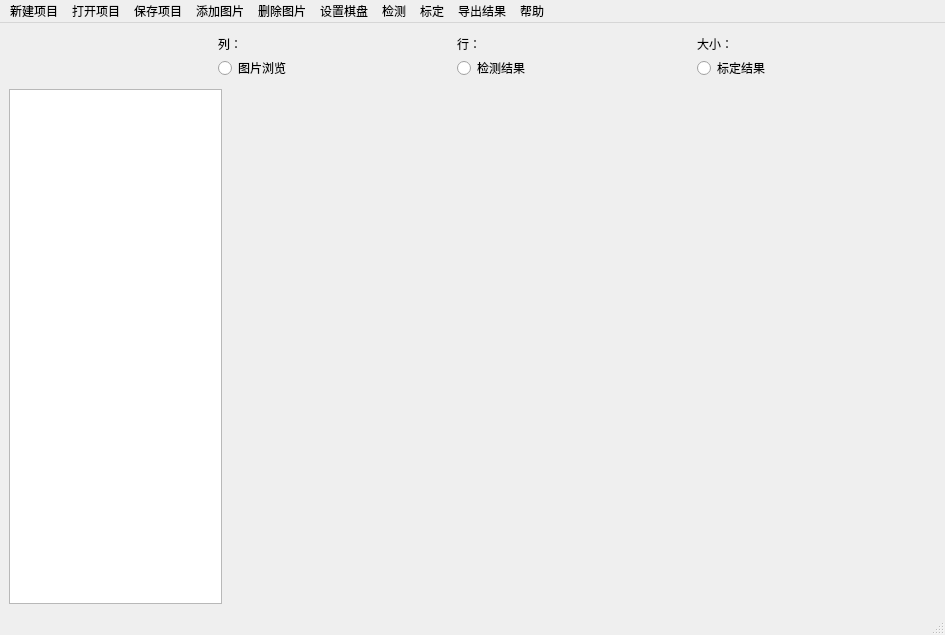
<?xml version="1.0" encoding="UTF-8"?>
<ui version="4.0">
 <class>camera</class>
 <widget class="QMainWindow" name="camera">
  <property name="geometry">
   <rect>
    <x>0</x>
    <y>0</y>
    <width>945</width>
    <height>635</height>
   </rect>
  </property>
  <property name="windowTitle">
   <string>MainWindow</string>
  </property>
  <widget class="QWidget" name="centralwidget">
   <layout class="QVBoxLayout" name="verticalLayout_2">
    <item>
     <layout class="QHBoxLayout" name="horizontalLayout_4" stretch="2,7">
      <item>
       <spacer name="horizontalSpacer">
        <property name="orientation">
         <enum>Qt::Horizontal</enum>
        </property>
        <property name="sizeHint" stdset="0">
         <size>
          <width>40</width>
          <height>20</height>
         </size>
        </property>
       </spacer>
      </item>
      <item>
       <layout class="QVBoxLayout" name="verticalLayout">
        <property name="spacing">
         <number>3</number>
        </property>
        <property name="leftMargin">
         <number>3</number>
        </property>
        <property name="topMargin">
         <number>3</number>
        </property>
        <property name="rightMargin">
         <number>3</number>
        </property>
        <property name="bottomMargin">
         <number>3</number>
        </property>
        <item>
         <layout class="QHBoxLayout" name="horizontalLayout">
          <item>
           <widget class="QLabel" name="label_2">
            <property name="text">
             <string>列：</string>
            </property>
           </widget>
          </item>
          <item>
           <widget class="QLabel" name="label">
            <property name="text">
             <string>行：</string>
            </property>
           </widget>
          </item>
          <item>
           <widget class="QLabel" name="label_3">
            <property name="text">
             <string>大小：</string>
            </property>
           </widget>
          </item>
         </layout>
        </item>
        <item>
         <layout class="QHBoxLayout" name="horizontalLayout_2">
          <item>
           <widget class="QRadioButton" name="radioButton">
            <property name="text">
             <string>图片浏览</string>
            </property>
           </widget>
          </item>
          <item>
           <widget class="QRadioButton" name="radioButton_2">
            <property name="text">
             <string>检测结果</string>
            </property>
           </widget>
          </item>
          <item>
           <widget class="QRadioButton" name="radioButton_3">
            <property name="text">
             <string>标定结果</string>
            </property>
           </widget>
          </item>
         </layout>
        </item>
       </layout>
      </item>
     </layout>
    </item>
    <item>
     <layout class="QHBoxLayout" name="horizontalLayout_3" stretch="3,10">
      <item>
       <widget class="QListWidget" name="ListWidget_imgs"/>
      </item>
      <item>
       <widget class="QLabel" name="imgshow">
        <property name="text">
         <string/>
        </property>
       </widget>
      </item>
     </layout>
    </item>
   </layout>
  </widget>
  <widget class="QStatusBar" name="statusbar"/>
  <widget class="QMenuBar" name="menubar">
   <property name="geometry">
    <rect>
     <x>0</x>
     <y>0</y>
     <width>945</width>
     <height>28</height>
    </rect>
   </property>
   <widget class="QMenu" name="newpro_flag">
    <property name="title">
     <string>新建项目</string>
    </property>
    <addaction name="action"/>
   </widget>
   <widget class="QMenu" name="menu_2">
    <property name="title">
     <string>打开项目</string>
    </property>
    <addaction name="action_5"/>
   </widget>
   <widget class="QMenu" name="menu_3">
    <property name="title">
     <string>保存项目</string>
    </property>
    <addaction name="action_4"/>
   </widget>
   <widget class="QMenu" name="menu_5">
    <property name="title">
     <string>删除图片</string>
    </property>
    <addaction name="actiondelet"/>
   </widget>
   <widget class="QMenu" name="menu_6">
    <property name="title">
     <string>设置棋盘</string>
    </property>
    <addaction name="actionset"/>
   </widget>
   <widget class="QMenu" name="menu_7">
    <property name="title">
     <string>检测</string>
    </property>
    <addaction name="action_3"/>
   </widget>
   <widget class="QMenu" name="menu_8">
    <property name="title">
     <string>标定</string>
    </property>
    <addaction name="action1"/>
   </widget>
   <widget class="QMenu" name="menu_9">
    <property name="title">
     <string>导出结果</string>
    </property>
    <addaction name="action_2"/>
   </widget>
   <widget class="QMenu" name="menu_10">
    <property name="title">
     <string>帮助</string>
    </property>
    <addaction name="action_6"/>
   </widget>
   <widget class="QMenu" name="inputPushButton">
    <property name="title">
     <string>添加图片</string>
    </property>
    <addaction name="inputbuttonimg"/>
   </widget>
   <addaction name="newpro_flag"/>
   <addaction name="menu_2"/>
   <addaction name="menu_3"/>
   <addaction name="inputPushButton"/>
   <addaction name="menu_5"/>
   <addaction name="menu_6"/>
   <addaction name="menu_7"/>
   <addaction name="menu_8"/>
   <addaction name="menu_9"/>
   <addaction name="menu_10"/>
  </widget>
  <action name="actionix">
   <property name="text">
    <string>ix</string>
   </property>
  </action>
  <action name="action">
   <property name="text">
    <string>新建项目</string>
   </property>
  </action>
  <action name="actioninput">
   <property name="text">
    <string>添加图片</string>
   </property>
  </action>
  <action name="inputbuttonimg">
   <property name="text">
    <string>选择图片</string>
   </property>
  </action>
  <action name="action1">
   <property name="text">
    <string>开始标定</string>
   </property>
  </action>
  <action name="action_2">
   <property name="text">
    <string>保存结果</string>
   </property>
  </action>
  <action name="action_3">
   <property name="text">
    <string>开始检测</string>
   </property>
  </action>
  <action name="actiondelet">
   <property name="text">
    <string>删除图片</string>
   </property>
  </action>
  <action name="action_4">
   <property name="text">
    <string>保存项目</string>
   </property>
  </action>
  <action name="action_5">
   <property name="text">
    <string>打开项目</string>
   </property>
  </action>
  <action name="actionset">
   <property name="text">
    <string>设置棋盘</string>
   </property>
  </action>
  <action name="action_6">
   <property name="text">
    <string>帮助</string>
   </property>
  </action>
 </widget>
 <resources/>
 <connections/>
</ui>
